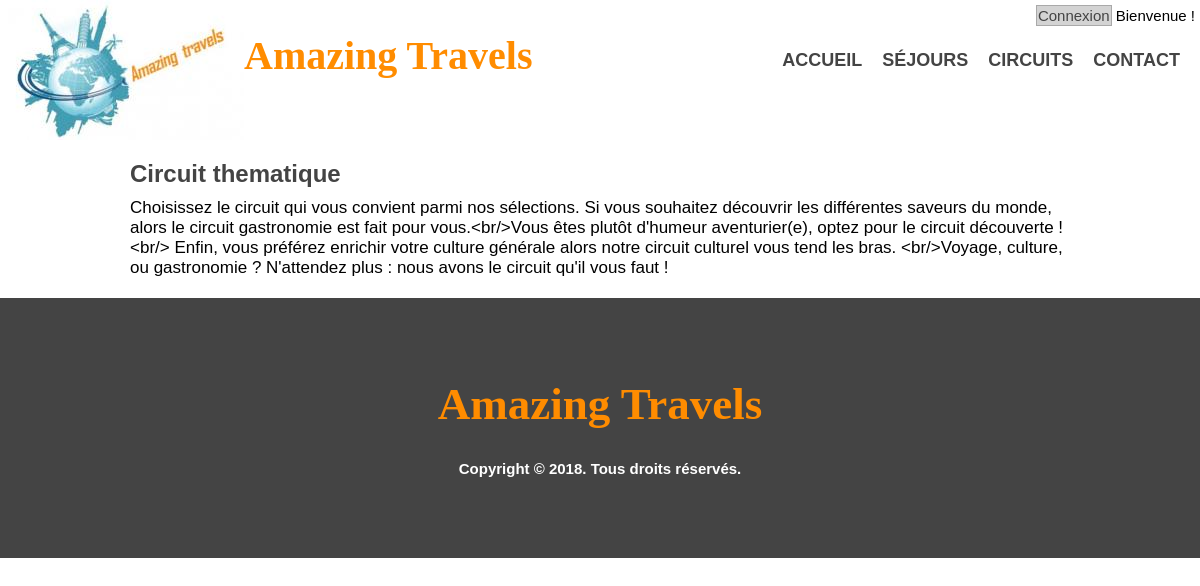
Page /circuit_theme.php on the committed database.
### tables this page shows
CREATE TABLE `article` (
  `id` int(4) NOT NULL,
  `category` int(3) NOT NULL,
  `content` text NOT NULL,
  `image` varchar(255) NOT NULL,
  `title` varchar(100) NOT NULL,
  `description` varchar(300) NOT NULL,
  `last_author` int(4) NOT NULL,
  `last_date` datetime NOT NULL DEFAULT CURRENT_TIMESTAMP
);

### circuit_theme.php (the view, shortened to what this page needs)
<!DOCTYPE html>
<html>
    <head>
        <link rel="stylesheet" href="css/style.css" type="text/css">
    </head>
    <body>
    <?php include ('menu.php');
        $db = Database::connect();
        $data = $db->query("
        SELECT article.*, category.* FROM article, category WHERE article.category = category.id AND article.title='Circuit thematique'
        ");
        $element = $data->fetch();
        ?>
    <article class='articles'>
        <section id=''>
            <div class='wrapper'>
               <h3><?php echo $element['title']; ?></h3>
                <p>
                    <?php echo $element['content']; ?>
                </p>
            </div>
        </section>
    </article>
    <?php include ('footer.php'); ?>
    </body>
</html>

### css/style.css (style rules this page uses)
* { margin:0px ; padding:0px ; }
body, html { height:100%; }
body { font-family:sans-serif,arial; font-size: 15px; }
h3 { color:#444; font-size: 24px; }
.wrapper { width:940px; margin:0 auto; padding:0 10px; }
.articles { margin:10px 0px; padding:10px; font-size:17px; }
.articles h3 { margin-bottom:10px; }

### rows in the picture
article: title "Circuit thematique", content "Choisissez le circuit qui vous convient parmi nos sélections. Si vous souhaitez découvrir les différentes saveurs du monde, alors le circuit gastronomie est fait pour vous.<br/>Vous êtes plutôt d'humeur aventurier(e), optez pour le circuit découverte !<br/> Enfin, vous préférez enrichir votre culture générale alors notre circuit culturel vous tend les bras. <br/>Voyage, culture, ou gastronomie ? N'attendez plus : nous avons le circuit qu'il vous faut !"
